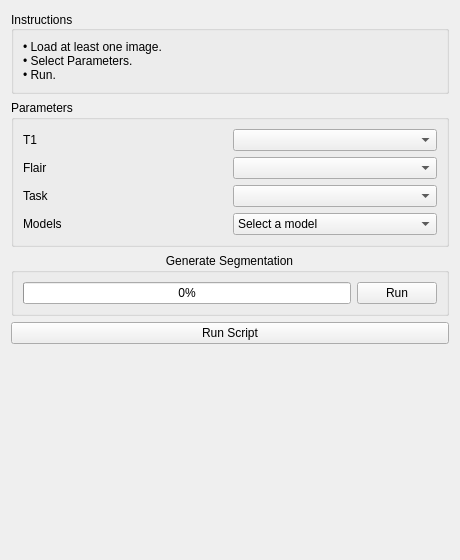
<?xml version="1.0" encoding="UTF-8"?>
<ui version="4.0">
 <class>QDeepMRSegControls</class>
 <widget class="QWidget" name="QDeepMRSegControls">
  <property name="geometry">
   <rect>
    <x>0</x>
    <y>0</y>
    <width>460</width>
    <height>560</height>
   </rect>
  </property>
  <property name="windowTitle">
   <string>Form</string>
  </property>
  <layout class="QVBoxLayout" name="verticalLayout">
   <item>
    <widget class="QGroupBox" name="groupBoxInstructions">
     <property name="sizePolicy">
      <sizepolicy hsizetype="Minimum" vsizetype="Fixed">
       <horstretch>0</horstretch>
       <verstretch>0</verstretch>
      </sizepolicy>
     </property>
     <property name="layoutDirection">
      <enum>Qt::LeftToRight</enum>
     </property>
     <property name="title">
      <string>Instructions</string>
     </property>
     <property name="alignment">
      <set>Qt::AlignLeading|Qt::AlignLeft|Qt::AlignVCenter</set>
     </property>
     <layout class="QVBoxLayout" name="verticalLayout_7">
      <item>
       <widget class="QLabel" name="label">
        <property name="sizePolicy">
         <sizepolicy hsizetype="Preferred" vsizetype="Expanding">
          <horstretch>0</horstretch>
          <verstretch>0</verstretch>
         </sizepolicy>
        </property>
        <property name="text">
         <string>• Load at least one image.
• Select Parameters.
• Run.</string>
        </property>
        <property name="wordWrap">
         <bool>true</bool>
        </property>
       </widget>
      </item>
     </layout>
    </widget>
   </item>
   <item>
    <widget class="QGroupBox" name="groupBox_DataSelection">
     <property name="sizePolicy">
      <sizepolicy hsizetype="Minimum" vsizetype="Fixed">
       <horstretch>0</horstretch>
       <verstretch>0</verstretch>
      </sizepolicy>
     </property>
     <property name="title">
      <string>Parameters</string>
     </property>
     <layout class="QGridLayout" name="gridLayout">
      <item row="0" column="2">
       <widget class="QmitkDataStorageComboBox" name="comboBox_t1"/>
      </item>
      <item row="2" column="1">
       <widget class="QLabel" name="label_task">
        <property name="text">
         <string>Task</string>
        </property>
       </widget>
      </item>
      <item row="0" column="1">
       <widget class="QLabel" name="label_t1">
        <property name="text">
         <string>T1</string>
        </property>
       </widget>
      </item>
      <item row="3" column="1">
       <widget class="QLabel" name="label_model">
        <property name="text">
         <string>Models</string>
        </property>
       </widget>
      </item>
      <item row="1" column="1">
       <widget class="QLabel" name="label_flair">
        <property name="text">
         <string>Flair</string>
        </property>
       </widget>
      </item>
      <item row="2" column="2">
       <widget class="QComboBox" name="comboBox_tasks"/>
      </item>
      <item row="1" column="2">
       <widget class="QmitkDataStorageComboBox" name="comboBox_flair"/>
      </item>
      <item row="3" column="2">
       <widget class="QComboBox" name="comboBox_model">
        <item>
         <property name="text">
          <string>Select a model</string>
         </property>
        </item>
        <item>
         <property name="text">
          <string>Default</string>
         </property>
        </item>
        <item>
         <property name="text">
          <string>DLICV</string>
         </property>
        </item>
        <item>
         <property name="text">
          <string>Model-40</string>
         </property>
        </item>
       </widget>
      </item>
     </layout>
    </widget>
   </item>
   <item>
    <widget class="QGroupBox" name="groupBox_Run">
     <property name="title">
      <string>Generate Segmentation</string>
     </property>
     <property name="alignment">
      <set>Qt::AlignHCenter|Qt::AlignTop</set>
     </property>
     <property name="flat">
      <bool>true</bool>
     </property>
     <layout class="QHBoxLayout" name="horizontalLayout_3">
      <item>
       <widget class="QProgressBar" name="progressBar">
        <property name="enabled">
         <bool>true</bool>
        </property>
        <property name="value">
         <number>0</number>
        </property>
        <property name="alignment">
         <set>Qt::AlignCenter</set>
        </property>
       </widget>
      </item>
      <item>
       <widget class="QPushButton" name="pushButtonRun">
        <property name="text">
         <string>Run</string>
        </property>
       </widget>
      </item>
     </layout>
    </widget>
   </item>
   <item>
    <widget class="QPushButton" name="pushButtonRunScript">
     <property name="text">
      <string>Run Script</string>
     </property>
    </widget>
   </item>
   <item>
    <spacer name="verticalSpacer">
     <property name="orientation">
      <enum>Qt::Vertical</enum>
     </property>
     <property name="sizeHint" stdset="0">
      <size>
       <width>20</width>
       <height>466</height>
      </size>
     </property>
    </spacer>
   </item>
  </layout>
 </widget>
 <customwidgets>
  <customwidget>
   <class>QmitkDataStorageComboBox</class>
   <extends>QComboBox</extends>
   <header location="global">QmitkDataStorageComboBox.h</header>
  </customwidget>
 </customwidgets>
 <resources/>
 <connections/>
</ui>
